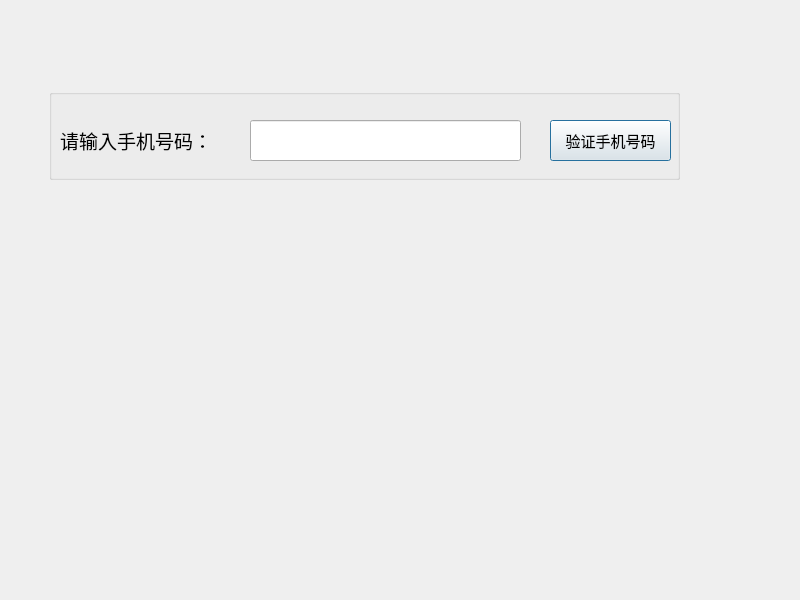
<?xml version="1.0" encoding="UTF-8"?>
<ui version="4.0">
 <class>Dialog</class>
 <widget class="QDialog" name="Dialog">
  <property name="geometry">
   <rect>
    <x>0</x>
    <y>0</y>
    <width>800</width>
    <height>600</height>
   </rect>
  </property>
  <property name="windowTitle">
   <string>Qt正则表达式案例分析</string>
  </property>
  <widget class="QLineEdit" name="lineEdit_Phone">
   <property name="geometry">
    <rect>
     <x>250</x>
     <y>120</y>
     <width>271</width>
     <height>41</height>
    </rect>
   </property>
   <property name="font">
    <font>
     <family>Arial</family>
     <pointsize>14</pointsize>
    </font>
   </property>
  </widget>
  <widget class="QLabel" name="label">
   <property name="geometry">
    <rect>
     <x>60</x>
     <y>120</y>
     <width>181</width>
     <height>41</height>
    </rect>
   </property>
   <property name="font">
    <font>
     <family>楷体</family>
     <pointsize>14</pointsize>
    </font>
   </property>
   <property name="text">
    <string>请输入手机号码：</string>
   </property>
  </widget>
  <widget class="QPushButton" name="pushButton_Check">
   <property name="geometry">
    <rect>
     <x>550</x>
     <y>120</y>
     <width>121</width>
     <height>41</height>
    </rect>
   </property>
   <property name="font">
    <font>
     <family>楷体</family>
     <pointsize>11</pointsize>
    </font>
   </property>
   <property name="text">
    <string>验证手机号码</string>
   </property>
  </widget>
  <widget class="QGroupBox" name="groupBox">
   <property name="geometry">
    <rect>
     <x>49</x>
     <y>89</y>
     <width>631</width>
     <height>91</height>
    </rect>
   </property>
   <property name="title">
    <string/>
   </property>
  </widget>
  <zorder>groupBox</zorder>
  <zorder>lineEdit_Phone</zorder>
  <zorder>label</zorder>
  <zorder>pushButton_Check</zorder>
 </widget>
 <resources/>
 <connections/>
</ui>
